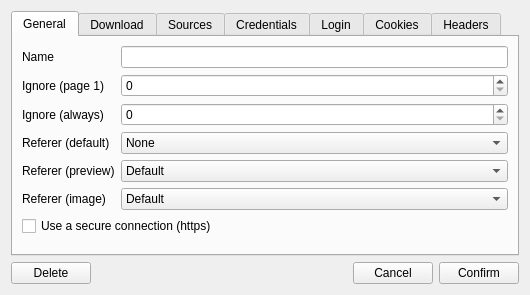
<?xml version="1.0" encoding="UTF-8"?>
<ui version="4.0">
 <class>SourcesSettingsWindow</class>
 <widget class="QDialog" name="SourcesSettingsWindow">
  <property name="geometry">
   <rect>
    <x>0</x>
    <y>0</y>
    <width>530</width>
    <height>281</height>
   </rect>
  </property>
  <property name="windowTitle">
   <string>Site options</string>
  </property>
  <property name="windowIcon">
   <iconset resource="../../../resources/resources.qrc">
    <normaloff>:/images/icon.ico</normaloff>:/images/icon.ico</iconset>
  </property>
  <layout class="QVBoxLayout" name="verticalLayout">
   <item>
    <widget class="QTabWidget" name="tabWidget">
     <property name="currentIndex">
      <number>0</number>
     </property>
     <widget class="QWidget" name="tabGeneral">
      <attribute name="title">
       <string>General</string>
      </attribute>
      <layout class="QFormLayout" name="formLayout_5">
       <property name="fieldGrowthPolicy">
        <enum>QFormLayout::AllNonFixedFieldsGrow</enum>
       </property>
       <item row="3" column="0">
        <widget class="QLabel" name="labelReferer">
         <property name="text">
          <string>Referer (default)</string>
         </property>
        </widget>
       </item>
       <item row="3" column="1">
        <widget class="QComboBox" name="comboReferer">
         <item>
          <property name="text">
           <string>None</string>
          </property>
         </item>
         <item>
          <property name="text">
           <string>Site</string>
          </property>
         </item>
         <item>
          <property name="text">
           <string>Page</string>
          </property>
         </item>
         <item>
          <property name="text">
           <string>Image</string>
          </property>
         </item>
        </widget>
       </item>
       <item row="4" column="0">
        <widget class="QLabel" name="labelRefererPreview">
         <property name="text">
          <string>Referer (preview)</string>
         </property>
        </widget>
       </item>
       <item row="4" column="1">
        <widget class="QComboBox" name="comboRefererPreview">
         <item>
          <property name="text">
           <string>Default</string>
          </property>
         </item>
         <item>
          <property name="text">
           <string>None</string>
          </property>
         </item>
         <item>
          <property name="text">
           <string>Site</string>
          </property>
         </item>
         <item>
          <property name="text">
           <string>Page</string>
          </property>
         </item>
         <item>
          <property name="text">
           <string>Image</string>
          </property>
         </item>
        </widget>
       </item>
       <item row="5" column="0">
        <widget class="QLabel" name="labelRefererImage">
         <property name="text">
          <string>Referer (image)</string>
         </property>
        </widget>
       </item>
       <item row="5" column="1">
        <widget class="QComboBox" name="comboRefererImage">
         <item>
          <property name="text">
           <string>Default</string>
          </property>
         </item>
         <item>
          <property name="text">
           <string>None</string>
          </property>
         </item>
         <item>
          <property name="text">
           <string>Site</string>
          </property>
         </item>
         <item>
          <property name="text">
           <string>Page</string>
          </property>
         </item>
         <item>
          <property name="text">
           <string>Details</string>
          </property>
         </item>
         <item>
          <property name="text">
           <string>Image</string>
          </property>
         </item>
        </widget>
       </item>
       <item row="0" column="0">
        <widget class="QLabel" name="labelSiteName">
         <property name="text">
          <string>Name</string>
         </property>
        </widget>
       </item>
       <item row="0" column="1">
        <widget class="QLineEdit" name="lineSiteName"/>
       </item>
       <item row="2" column="0">
        <widget class="QLabel" name="label">
         <property name="text">
          <string>Ignore (always)</string>
         </property>
        </widget>
       </item>
       <item row="1" column="0">
        <widget class="QLabel" name="label_2">
         <property name="text">
          <string>Ignore (page 1)</string>
         </property>
        </widget>
       </item>
       <item row="1" column="1">
        <widget class="QSpinBox" name="spinIgnore1"/>
       </item>
       <item row="2" column="1">
        <widget class="QSpinBox" name="spinIgnoreAlways"/>
       </item>
       <item row="6" column="0" colspan="2">
        <widget class="QCheckBox" name="checkSsl">
         <property name="text">
          <string>Use a secure connection (https)</string>
         </property>
         <property name="checked">
          <bool>false</bool>
         </property>
        </widget>
       </item>
      </layout>
     </widget>
     <widget class="QWidget" name="tabDownloads">
      <attribute name="title">
       <string>Download</string>
      </attribute>
      <layout class="QFormLayout" name="formLayout">
       <item row="1" column="0">
        <widget class="QLabel" name="label_3">
         <property name="text">
          <string>Max simultaneous downloads</string>
         </property>
        </widget>
       </item>
       <item row="1" column="1">
        <widget class="QSpinBox" name="spinSimultaneousDownloads">
         <property name="minimum">
          <number>1</number>
         </property>
         <property name="maximum">
          <number>10</number>
         </property>
        </widget>
       </item>
       <item row="0" column="0">
        <widget class="QLabel" name="label_4">
         <property name="text">
          <string>Images per page</string>
         </property>
        </widget>
       </item>
       <item row="0" column="1">
        <widget class="QSpinBox" name="spinImagesPerPage">
         <property name="minimum">
          <number>1</number>
         </property>
         <property name="maximum">
          <number>1000</number>
         </property>
         <property name="value">
          <number>200</number>
         </property>
        </widget>
       </item>
       <item row="2" column="0">
        <widget class="QLabel" name="label_6">
         <property name="text">
          <string>Interval (thumbnail)</string>
         </property>
        </widget>
       </item>
       <item row="3" column="0">
        <widget class="QLabel" name="label_7">
         <property name="text">
          <string>Interval (image)</string>
         </property>
        </widget>
       </item>
       <item row="4" column="0">
        <widget class="QLabel" name="label_12">
         <property name="text">
          <string>Interval (page)</string>
         </property>
        </widget>
       </item>
       <item row="5" column="0">
        <widget class="QLabel" name="label_13">
         <property name="text">
          <string>Interval (details)</string>
         </property>
        </widget>
       </item>
       <item row="6" column="0">
        <widget class="QLabel" name="label_14">
         <property name="text">
          <string>Interval (error)</string>
         </property>
        </widget>
       </item>
       <item row="2" column="1">
        <widget class="QSpinBox" name="spinThrottleThumbnail">
         <property name="suffix">
          <string>s</string>
         </property>
         <property name="maximum">
          <number>3600</number>
         </property>
        </widget>
       </item>
       <item row="3" column="1">
        <widget class="QSpinBox" name="spinThrottleImage">
         <property name="suffix">
          <string>s</string>
         </property>
         <property name="maximum">
          <number>3600</number>
         </property>
        </widget>
       </item>
       <item row="4" column="1">
        <widget class="QSpinBox" name="spinThrottlePage">
         <property name="suffix">
          <string>s</string>
         </property>
         <property name="maximum">
          <number>3600</number>
         </property>
        </widget>
       </item>
       <item row="5" column="1">
        <widget class="QSpinBox" name="spinThrottleDetails">
         <property name="suffix">
          <string>s</string>
         </property>
         <property name="maximum">
          <number>3600</number>
         </property>
        </widget>
       </item>
       <item row="6" column="1">
        <widget class="QSpinBox" name="spinThrottleRetry">
         <property name="suffix">
          <string>s</string>
         </property>
         <property name="maximum">
          <number>3600</number>
         </property>
        </widget>
       </item>
      </layout>
     </widget>
     <widget class="QWidget" name="tabSources">
      <attribute name="title">
       <string>Sources</string>
      </attribute>
      <layout class="QFormLayout" name="formLayout_3">
       <item row="1" column="0" colspan="2">
        <widget class="QWidget" name="widget" native="true">
         <property name="enabled">
          <bool>false</bool>
         </property>
         <layout class="QFormLayout" name="formLayout_2">
          <property name="fieldGrowthPolicy">
           <enum>QFormLayout::AllNonFixedFieldsGrow</enum>
          </property>
          <property name="leftMargin">
           <number>18</number>
          </property>
          <property name="topMargin">
           <number>0</number>
          </property>
          <property name="rightMargin">
           <number>0</number>
          </property>
          <property name="bottomMargin">
           <number>0</number>
          </property>
          <item row="0" column="0">
           <widget class="QLabel" name="labelSources1">
            <property name="text">
             <string>Source 1</string>
            </property>
           </widget>
          </item>
          <item row="0" column="1">
           <widget class="QComboBox" name="comboSources1">
            <property name="currentIndex">
             <number>1</number>
            </property>
            <item>
             <property name="text">
              <string/>
             </property>
            </item>
            <item>
             <property name="text">
              <string>XML</string>
             </property>
            </item>
            <item>
             <property name="text">
              <string>JSON</string>
             </property>
            </item>
            <item>
             <property name="text">
              <string>Regex</string>
             </property>
            </item>
            <item>
             <property name="text">
              <string>RSS</string>
             </property>
            </item>
           </widget>
          </item>
          <item row="1" column="0">
           <widget class="QLabel" name="labelSources2">
            <property name="text">
             <string>Source 2</string>
            </property>
           </widget>
          </item>
          <item row="1" column="1">
           <widget class="QComboBox" name="comboSources2">
            <property name="currentIndex">
             <number>2</number>
            </property>
            <item>
             <property name="text">
              <string/>
             </property>
            </item>
            <item>
             <property name="text">
              <string>XML</string>
             </property>
            </item>
            <item>
             <property name="text">
              <string>JSON</string>
             </property>
            </item>
            <item>
             <property name="text">
              <string>Regex</string>
             </property>
            </item>
            <item>
             <property name="text">
              <string>RSS</string>
             </property>
            </item>
           </widget>
          </item>
          <item row="2" column="0">
           <widget class="QLabel" name="labelSources3">
            <property name="text">
             <string>Source 3</string>
            </property>
           </widget>
          </item>
          <item row="2" column="1">
           <widget class="QComboBox" name="comboSources3">
            <property name="currentIndex">
             <number>3</number>
            </property>
            <item>
             <property name="text">
              <string/>
             </property>
            </item>
            <item>
             <property name="text">
              <string>XML</string>
             </property>
            </item>
            <item>
             <property name="text">
              <string>JSON</string>
             </property>
            </item>
            <item>
             <property name="text">
              <string>Regex</string>
             </property>
            </item>
            <item>
             <property name="text">
              <string>RSS</string>
             </property>
            </item>
           </widget>
          </item>
          <item row="3" column="0">
           <widget class="QLabel" name="labelSources4">
            <property name="text">
             <string>Source 4</string>
            </property>
           </widget>
          </item>
          <item row="3" column="1">
           <widget class="QComboBox" name="comboSources4">
            <property name="currentIndex">
             <number>4</number>
            </property>
            <item>
             <property name="text">
              <string/>
             </property>
            </item>
            <item>
             <property name="text">
              <string>XML</string>
             </property>
            </item>
            <item>
             <property name="text">
              <string>JSON</string>
             </property>
            </item>
            <item>
             <property name="text">
              <string>Regex</string>
             </property>
            </item>
            <item>
             <property name="text">
              <string>RSS</string>
             </property>
            </item>
           </widget>
          </item>
         </layout>
        </widget>
       </item>
       <item row="0" column="0" colspan="2">
        <widget class="QCheckBox" name="checkSourcesDefault">
         <property name="text">
          <string>Use default sources</string>
         </property>
         <property name="checked">
          <bool>true</bool>
         </property>
        </widget>
       </item>
      </layout>
     </widget>
     <widget class="QWidget" name="tabCredentials">
      <attribute name="title">
       <string>Credentials</string>
      </attribute>
      <layout class="QFormLayout" name="formLayout_4">
       <item row="0" column="0">
        <widget class="QLabel" name="labelAuthPseudo">
         <property name="text">
          <string>Username</string>
         </property>
        </widget>
       </item>
       <item row="0" column="1">
        <widget class="QLineEdit" name="lineAuthPseudo"/>
       </item>
       <item row="1" column="0">
        <widget class="QLabel" name="labelAuthPassword">
         <property name="text">
          <string>Password</string>
         </property>
        </widget>
       </item>
       <item row="1" column="1">
        <layout class="QHBoxLayout" name="layoutHashPassword">
         <item>
          <widget class="QLineEdit" name="lineAuthPassword">
           <property name="echoMode">
            <enum>QLineEdit::Password</enum>
           </property>
          </widget>
         </item>
         <item>
          <widget class="QPushButton" name="buttonAuthHash">
           <property name="text">
            <string>Hash password</string>
           </property>
          </widget>
         </item>
        </layout>
       </item>
       <item row="2" column="0" colspan="2">
        <layout class="QHBoxLayout" name="layoutTestCredentials" stretch="1,0">
         <item>
          <widget class="QLabel" name="labelTestCredentials">
           <property name="text">
            <string/>
           </property>
          </widget>
         </item>
         <item>
          <widget class="QPushButton" name="buttonTestCredentials">
           <property name="text">
            <string>Test</string>
           </property>
          </widget>
         </item>
        </layout>
       </item>
      </layout>
     </widget>
     <widget class="QWidget" name="tabLogin">
      <attribute name="title">
       <string>Login</string>
      </attribute>
      <layout class="QFormLayout" name="formLayout_7">
       <item row="0" column="0">
        <widget class="QLabel" name="label_8">
         <property name="text">
          <string>Type</string>
         </property>
        </widget>
       </item>
       <item row="0" column="1">
        <widget class="QComboBox" name="comboLoginType">
         <property name="currentIndex">
          <number>0</number>
         </property>
         <item>
          <property name="text">
           <string>Through URL</string>
          </property>
         </item>
         <item>
          <property name="text">
           <string>GET</string>
          </property>
         </item>
         <item>
          <property name="text">
           <string>POST</string>
          </property>
         </item>
         <item>
          <property name="text">
           <string>OAuth 1</string>
          </property>
         </item>
         <item>
          <property name="text">
           <string>OAuth 2</string>
          </property>
         </item>
        </widget>
       </item>
       <item row="2" column="0" colspan="2">
        <widget class="QWidget" name="widget_2" native="true">
         <property name="enabled">
          <bool>false</bool>
         </property>
         <layout class="QFormLayout" name="formLayout_6">
          <property name="leftMargin">
           <number>18</number>
          </property>
          <property name="topMargin">
           <number>0</number>
          </property>
          <property name="rightMargin">
           <number>0</number>
          </property>
          <property name="bottomMargin">
           <number>0</number>
          </property>
         </layout>
        </widget>
       </item>
       <item row="3" column="0">
        <widget class="QLabel" name="labelLoginMaxPage">
         <property name="text">
          <string>Page limit</string>
         </property>
        </widget>
       </item>
       <item row="3" column="1">
        <widget class="QSpinBox" name="spinLoginMaxPage">
         <property name="maximum">
          <number>10000</number>
         </property>
        </widget>
       </item>
       <item row="4" column="0" colspan="2">
        <layout class="QHBoxLayout" name="layoutTestLogin" stretch="1,0">
         <item>
          <widget class="QLabel" name="labelTestLogin">
           <property name="text">
            <string/>
           </property>
          </widget>
         </item>
         <item>
          <widget class="QPushButton" name="pushButton_5">
           <property name="text">
            <string>Test</string>
           </property>
          </widget>
         </item>
        </layout>
       </item>
       <item row="1" column="0" colspan="2">
        <widget class="QStackedWidget" name="stackedWidget">
         <property name="currentIndex">
          <number>0</number>
         </property>
         <widget class="QWidget" name="pageThroughUrl"/>
         <widget class="QWidget" name="pageGet">
          <layout class="QFormLayout" name="formLayout_12">
           <property name="leftMargin">
            <number>18</number>
           </property>
           <property name="topMargin">
            <number>0</number>
           </property>
           <property name="rightMargin">
            <number>0</number>
           </property>
           <property name="bottomMargin">
            <number>0</number>
           </property>
           <item row="0" column="0">
            <widget class="QLabel" name="label_22">
             <property name="text">
              <string>URL</string>
             </property>
            </widget>
           </item>
           <item row="0" column="1">
            <widget class="QLineEdit" name="lineLoginGetUrl"/>
           </item>
           <item row="1" column="0">
            <widget class="QLabel" name="label_24">
             <property name="text">
              <string>Username</string>
             </property>
            </widget>
           </item>
           <item row="1" column="1">
            <widget class="QLineEdit" name="lineLoginGetPseudo"/>
           </item>
           <item row="2" column="0">
            <widget class="QLabel" name="label_23">
             <property name="text">
              <string>Password</string>
             </property>
            </widget>
           </item>
           <item row="2" column="1">
            <widget class="QLineEdit" name="lineLoginGetPassword"/>
           </item>
           <item row="3" column="0">
            <widget class="QLabel" name="label_25">
             <property name="text">
              <string>Cookie</string>
             </property>
            </widget>
           </item>
           <item row="3" column="1">
            <widget class="QLineEdit" name="lineLoginGetCookie"/>
           </item>
          </layout>
         </widget>
         <widget class="QWidget" name="pagePost">
          <layout class="QFormLayout" name="formLayout_9">
           <property name="leftMargin">
            <number>18</number>
           </property>
           <property name="topMargin">
            <number>0</number>
           </property>
           <property name="rightMargin">
            <number>0</number>
           </property>
           <property name="bottomMargin">
            <number>0</number>
           </property>
           <item row="0" column="0">
            <widget class="QLabel" name="labelLoginPostUrl">
             <property name="text">
              <string>URL</string>
             </property>
            </widget>
           </item>
           <item row="0" column="1">
            <widget class="QLineEdit" name="lineLoginPostUrl"/>
           </item>
           <item row="1" column="0">
            <widget class="QLabel" name="labelLoginPostPseudo">
             <property name="text">
              <string>Username</string>
             </property>
            </widget>
           </item>
           <item row="1" column="1">
            <widget class="QLineEdit" name="lineLoginPostPseudo"/>
           </item>
           <item row="2" column="0">
            <widget class="QLabel" name="labelLoginPostPassword">
             <property name="text">
              <string>Password</string>
             </property>
            </widget>
           </item>
           <item row="2" column="1">
            <widget class="QLineEdit" name="lineLoginPostPassword"/>
           </item>
           <item row="3" column="0">
            <widget class="QLabel" name="labelLoginPostCookie">
             <property name="text">
              <string>Cookie</string>
             </property>
            </widget>
           </item>
           <item row="3" column="1">
            <widget class="QLineEdit" name="lineLoginPostCookie"/>
           </item>
          </layout>
         </widget>
         <widget class="QWidget" name="pageOAuth1">
          <layout class="QFormLayout" name="formLayout_10">
           <property name="leftMargin">
            <number>18</number>
           </property>
           <property name="topMargin">
            <number>0</number>
           </property>
           <property name="rightMargin">
            <number>0</number>
           </property>
           <property name="bottomMargin">
            <number>0</number>
           </property>
           <item row="0" column="0">
            <widget class="QLabel" name="label_15">
             <property name="text">
              <string>Request token url</string>
             </property>
            </widget>
           </item>
           <item row="1" column="0">
            <widget class="QLabel" name="label_16">
             <property name="text">
              <string>Authorize url</string>
             </property>
            </widget>
           </item>
           <item row="2" column="0">
            <widget class="QLabel" name="label_17">
             <property name="text">
              <string>Access token url</string>
             </property>
            </widget>
           </item>
           <item row="0" column="1">
            <widget class="QLineEdit" name="lineLoginOAuth1RequestTokenUrl"/>
           </item>
           <item row="1" column="1">
            <widget class="QLineEdit" name="lineLoginOAuth1AuthorizeUrl"/>
           </item>
           <item row="2" column="1">
            <widget class="QLineEdit" name="lineLoginOAuth1AccessTokenUrl"/>
           </item>
          </layout>
         </widget>
         <widget class="QWidget" name="pageOAuth2">
          <layout class="QFormLayout" name="formLayout_11">
           <property name="leftMargin">
            <number>18</number>
           </property>
           <property name="topMargin">
            <number>0</number>
           </property>
           <property name="rightMargin">
            <number>0</number>
           </property>
           <property name="bottomMargin">
            <number>0</number>
           </property>
           <item row="0" column="0">
            <widget class="QLabel" name="label_19">
             <property name="text">
              <string>Request url</string>
             </property>
            </widget>
           </item>
           <item row="0" column="1">
            <widget class="QLineEdit" name="lineLoginOAuth2RequestUrl"/>
           </item>
           <item row="1" column="0">
            <widget class="QLabel" name="label_20">
             <property name="text">
              <string>Token url</string>
             </property>
            </widget>
           </item>
           <item row="1" column="1">
            <widget class="QLineEdit" name="lineLoginOAuth2TokenUrl"/>
           </item>
           <item row="2" column="0">
            <widget class="QLabel" name="label_18">
             <property name="text">
              <string>Refresh token url</string>
             </property>
            </widget>
           </item>
           <item row="2" column="1">
            <widget class="QLineEdit" name="lineLoginOAuth2RefreshTokenUrl"/>
           </item>
           <item row="3" column="0">
            <widget class="QLabel" name="label_21">
             <property name="text">
              <string>Scope</string>
             </property>
            </widget>
           </item>
           <item row="3" column="1">
            <widget class="QLineEdit" name="lineLoginOAuth2Scope"/>
           </item>
          </layout>
         </widget>
        </widget>
       </item>
      </layout>
     </widget>
     <widget class="QWidget" name="tabCookies">
      <attribute name="title">
       <string>Cookies</string>
      </attribute>
      <layout class="QFormLayout" name="formLayout_8">
       <item row="0" column="0" colspan="2">
        <widget class="QTableWidget" name="tableCookies">
         <column>
          <property name="text">
           <string>Name</string>
          </property>
         </column>
         <column>
          <property name="text">
           <string>Value</string>
          </property>
         </column>
        </widget>
       </item>
       <item row="1" column="0" colspan="2">
        <widget class="QPushButton" name="pushButton">
         <property name="text">
          <string>Add</string>
         </property>
        </widget>
       </item>
      </layout>
     </widget>
     <widget class="QWidget" name="tabHeaders">
      <attribute name="title">
       <string>Headers</string>
      </attribute>
      <layout class="QFormLayout" name="layoutHeaders">
       <item row="0" column="0" colspan="2">
        <widget class="QTableWidget" name="tableHeaders">
         <column>
          <property name="text">
           <string>Name</string>
          </property>
         </column>
         <column>
          <property name="text">
           <string>Value</string>
          </property>
         </column>
        </widget>
       </item>
       <item row="1" column="0" colspan="2">
        <widget class="QPushButton" name="buttonAddHeader">
         <property name="text">
          <string>Add</string>
         </property>
        </widget>
       </item>
      </layout>
     </widget>
    </widget>
   </item>
   <item>
    <layout class="QHBoxLayout" name="layoutButtons">
     <property name="leftMargin">
      <number>0</number>
     </property>
     <property name="topMargin">
      <number>0</number>
     </property>
     <property name="rightMargin">
      <number>0</number>
     </property>
     <property name="bottomMargin">
      <number>0</number>
     </property>
     <item>
      <widget class="QPushButton" name="buttonDelete">
       <property name="text">
        <string>Delete</string>
       </property>
      </widget>
     </item>
     <item>
      <spacer name="spacerButtons">
       <property name="orientation">
        <enum>Qt::Horizontal</enum>
       </property>
       <property name="sizeHint" stdset="0">
        <size>
         <width>40</width>
         <height>20</height>
        </size>
       </property>
      </spacer>
     </item>
     <item>
      <widget class="QPushButton" name="buttonCancel">
       <property name="text">
        <string>Cancel</string>
       </property>
      </widget>
     </item>
     <item>
      <widget class="QPushButton" name="buttonAccept">
       <property name="text">
        <string>Confirm</string>
       </property>
      </widget>
     </item>
    </layout>
   </item>
  </layout>
 </widget>
 <tabstops>
  <tabstop>tabWidget</tabstop>
  <tabstop>lineSiteName</tabstop>
  <tabstop>spinIgnore1</tabstop>
  <tabstop>spinIgnoreAlways</tabstop>
  <tabstop>comboReferer</tabstop>
  <tabstop>comboRefererPreview</tabstop>
  <tabstop>comboRefererImage</tabstop>
  <tabstop>checkSsl</tabstop>
  <tabstop>spinImagesPerPage</tabstop>
  <tabstop>spinSimultaneousDownloads</tabstop>
  <tabstop>checkSourcesDefault</tabstop>
  <tabstop>comboSources1</tabstop>
  <tabstop>comboSources2</tabstop>
  <tabstop>comboSources3</tabstop>
  <tabstop>comboSources4</tabstop>
  <tabstop>lineAuthPseudo</tabstop>
  <tabstop>lineAuthPassword</tabstop>
  <tabstop>buttonAuthHash</tabstop>
  <tabstop>buttonTestCredentials</tabstop>
  <tabstop>pushButton_5</tabstop>
  <tabstop>buttonCancel</tabstop>
  <tabstop>buttonAccept</tabstop>
 </tabstops>
 <resources>
  <include location="../../../resources/resources.qrc"/>
  <include location="../../../resources/resources.qrc"/>
  <include location="../../../resources/resources.qrc"/>
  <include location="../../../resources/resources.qrc"/>
 </resources>
 <connections>
  <connection>
   <sender>buttonDelete</sender>
   <signal>clicked()</signal>
   <receiver>SourcesSettingsWindow</receiver>
   <slot>deleteSite()</slot>
   <hints>
    <hint type="sourcelabel">
     <x>84</x>
     <y>287</y>
    </hint>
    <hint type="destinationlabel">
     <x>256</x>
     <y>210</y>
    </hint>
   </hints>
  </connection>
  <connection>
   <sender>buttonCancel</sender>
   <signal>clicked()</signal>
   <receiver>SourcesSettingsWindow</receiver>
   <slot>reject()</slot>
   <hints>
    <hint type="sourcelabel">
     <x>438</x>
     <y>287</y>
    </hint>
    <hint type="destinationlabel">
     <x>345</x>
     <y>208</y>
    </hint>
   </hints>
  </connection>
  <connection>
   <sender>buttonAccept</sender>
   <signal>clicked()</signal>
   <receiver>SourcesSettingsWindow</receiver>
   <slot>accept()</slot>
   <hints>
    <hint type="sourcelabel">
     <x>519</x>
     <y>287</y>
    </hint>
    <hint type="destinationlabel">
     <x>368</x>
     <y>205</y>
    </hint>
   </hints>
  </connection>
  <connection>
   <sender>pushButton_5</sender>
   <signal>clicked()</signal>
   <receiver>SourcesSettingsWindow</receiver>
   <slot>testLogin()</slot>
   <hints>
    <hint type="sourcelabel">
     <x>453</x>
     <y>216</y>
    </hint>
    <hint type="destinationlabel">
     <x>256</x>
     <y>193</y>
    </hint>
   </hints>
  </connection>
  <connection>
   <sender>checkSourcesDefault</sender>
   <signal>toggled(bool)</signal>
   <receiver>widget</receiver>
   <slot>setDisabled(bool)</slot>
   <hints>
    <hint type="sourcelabel">
     <x>168</x>
     <y>56</y>
    </hint>
    <hint type="destinationlabel">
     <x>153</x>
     <y>98</y>
    </hint>
   </hints>
  </connection>
  <connection>
   <sender>buttonTestCredentials</sender>
   <signal>clicked()</signal>
   <receiver>SourcesSettingsWindow</receiver>
   <slot>testLogin()</slot>
   <hints>
    <hint type="sourcelabel">
     <x>453</x>
     <y>120</y>
    </hint>
    <hint type="destinationlabel">
     <x>273</x>
     <y>141</y>
    </hint>
   </hints>
  </connection>
  <connection>
   <sender>pushButton</sender>
   <signal>clicked()</signal>
   <receiver>SourcesSettingsWindow</receiver>
   <slot>addCookie()</slot>
   <hints>
    <hint type="sourcelabel">
     <x>442</x>
     <y>244</y>
    </hint>
    <hint type="destinationlabel">
     <x>470</x>
     <y>190</y>
    </hint>
   </hints>
  </connection>
  <connection>
   <sender>buttonAddHeader</sender>
   <signal>clicked()</signal>
   <receiver>SourcesSettingsWindow</receiver>
   <slot>addHeader()</slot>
   <hints>
    <hint type="sourcelabel">
     <x>143</x>
     <y>244</y>
    </hint>
    <hint type="destinationlabel">
     <x>43</x>
     <y>240</y>
    </hint>
   </hints>
  </connection>
  <connection>
   <sender>comboLoginType</sender>
   <signal>currentIndexChanged(int)</signal>
   <receiver>stackedWidget</receiver>
   <slot>setCurrentIndex(int)</slot>
   <hints>
    <hint type="sourcelabel">
     <x>102</x>
     <y>49</y>
    </hint>
    <hint type="destinationlabel">
     <x>93</x>
     <y>89</y>
    </hint>
   </hints>
  </connection>
 </connections>
 <slots>
  <slot>deleteSite()</slot>
  <slot>testLogin()</slot>
  <slot>addCookie()</slot>
  <slot>addHeader()</slot>
 </slots>
</ui>
